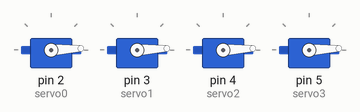
Recording of a sketch running on a simulated Arduino Uno, built with avr-gcc and run on an emulated ATmega328P. Shown: 4 × servo.

Above: at 0.05 s.
At 0.9 s:
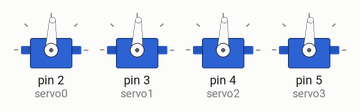
At 1.2 s:
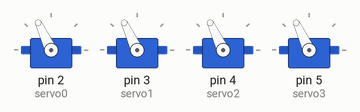
At 1.8 s:
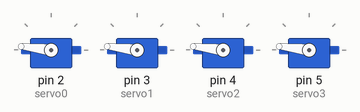
At 2.65 s:
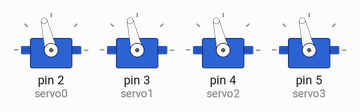
At 3.55 s:
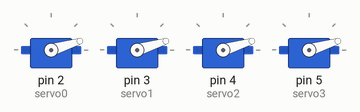
Timing chart, 0 to 8.5 s (numbered marks = the images above):
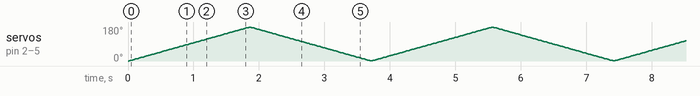

The sketch:

servo.ino
```cpp
#include <Servo.h>
// membuat nama objek servo untuk pengontrolan servo

Servo servo0;
Servo servo1;
Servo servo2;
Servo servo3;
// variable untuk menyimpan posisi servo
int i = 0;

void setup() {
  servo0.attach(2);
  servo1.attach(3);
  servo2.attach(4);
  servo3.attach(5);
}

void loop() {
  for (i = 0; i < 180; i++) {
    servo0.write(i);
    servo1.write(i);
    servo2.write(i);
    servo3.write(i);
    delay(10);
  }
  for (i = 180; i > 0; i--) {
    servo0.write(i);
    servo1.write(i);
    servo2.write(i);
    servo3.write(i);
    delay(10);
  }

}
```
